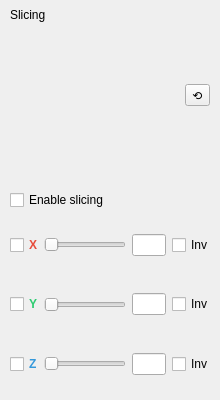
<?xml version="1.0" encoding="UTF-8"?>
<ui version="4.0">
 <class>SlicingPage</class>
 <widget class="QWidget" name="SlicingPage">
  <property name="geometry">
   <rect>
    <x>0</x>
    <y>0</y>
    <width>220</width>
    <height>400</height>
   </rect>
  </property>
  <layout class="QVBoxLayout" name="verticalLayout">
   <property name="spacing">
    <number>7</number>
   </property>
   <property name="leftMargin">
    <number>10</number>
   </property>
   <property name="topMargin">
    <number>8</number>
   </property>
   <property name="rightMargin">
    <number>10</number>
   </property>
   <property name="bottomMargin">
    <number>8</number>
   </property>
   <item>
    <widget class="QWidget" name="headerRow" native="true">
     <layout class="QHBoxLayout" name="headerRowLayout">
      <property name="spacing">
       <number>6</number>
      </property>
      <property name="leftMargin">
       <number>0</number>
      </property>
      <property name="topMargin">
       <number>0</number>
      </property>
      <property name="rightMargin">
       <number>0</number>
      </property>
      <property name="bottomMargin">
       <number>0</number>
      </property>
      <item>
       <widget class="QLabel" name="slicingHeader">
        <property name="text">
         <string>Slicing</string>
        </property>
        <property name="alignment">
         <set>Qt::AlignmentFlag::AlignLeading|Qt::AlignmentFlag::AlignLeft|Qt::AlignmentFlag::AlignTop</set>
        </property>
       </widget>
      </item>
      <item>
       <spacer name="headerSpacer">
        <property name="orientation">
         <enum>Qt::Orientation::Horizontal</enum>
        </property>
        <property name="sizeHint" stdset="0">
         <size>
          <width>0</width>
          <height>0</height>
         </size>
        </property>
       </spacer>
      </item>
      <item>
       <widget class="QToolButton" name="refreshBtn">
        <property name="text">
         <string>⟲</string>
        </property>
        <property name="toolTip">
         <string>Disable all slice planes</string>
        </property>
       </widget>
      </item>
     </layout>
    </widget>
   </item>
   <item>
    <widget class="QCheckBox" name="enableCb">
     <property name="text">
      <string>Enable slicing</string>
     </property>
    </widget>
   </item>
   <item>
    <widget class="QWidget" name="optionsGroup" native="true">
     <layout class="QVBoxLayout" name="optionsLayout">
      <property name="spacing">
       <number>4</number>
      </property>
      <property name="leftMargin">
       <number>0</number>
      </property>
      <property name="topMargin">
       <number>0</number>
      </property>
      <property name="rightMargin">
       <number>0</number>
      </property>
      <property name="bottomMargin">
       <number>0</number>
      </property>
      <item>
       <widget class="QWidget" name="xRow" native="true">
        <layout class="QHBoxLayout" name="xRowLayout">
         <property name="spacing">
          <number>6</number>
         </property>
         <property name="leftMargin">
          <number>0</number>
         </property>
         <property name="topMargin">
          <number>0</number>
         </property>
         <property name="rightMargin">
          <number>0</number>
         </property>
         <property name="bottomMargin">
          <number>0</number>
         </property>
         <item>
          <widget class="QCheckBox" name="axisX">
           <property name="minimumSize">
            <size>
             <width>28</width>
             <height>0</height>
            </size>
           </property>
           <property name="maximumSize">
            <size>
             <width>28</width>
             <height>16777215</height>
            </size>
           </property>
           <property name="styleSheet">
            <string notr="true">font-weight: bold; color: #e74c3c;</string>
           </property>
           <property name="text">
            <string>X</string>
           </property>
          </widget>
         </item>
         <item>
          <widget class="QSlider" name="sliceXSlider">
           <property name="minimum">
            <number>0</number>
           </property>
           <property name="maximum">
            <number>1000</number>
           </property>
           <property name="value">
            <number>0</number>
           </property>
           <property name="orientation">
            <enum>Qt::Orientation::Horizontal</enum>
           </property>
          </widget>
         </item>
         <item>
          <widget class="QLineEdit" name="xField">
           <property name="maximumSize">
            <size>
             <width>36</width>
             <height>16777215</height>
            </size>
           </property>
          </widget>
         </item>
         <item>
          <widget class="QCheckBox" name="invX">
           <property name="minimumSize">
            <size>
             <width>38</width>
             <height>0</height>
            </size>
           </property>
           <property name="maximumSize">
            <size>
             <width>38</width>
             <height>16777215</height>
            </size>
           </property>
           <property name="text">
            <string>Inv</string>
           </property>
          </widget>
         </item>
        </layout>
       </widget>
      </item>
      <item>
       <widget class="QWidget" name="yRow" native="true">
        <layout class="QHBoxLayout" name="yRowLayout">
         <property name="spacing">
          <number>6</number>
         </property>
         <property name="leftMargin">
          <number>0</number>
         </property>
         <property name="topMargin">
          <number>0</number>
         </property>
         <property name="rightMargin">
          <number>0</number>
         </property>
         <property name="bottomMargin">
          <number>0</number>
         </property>
         <item>
          <widget class="QCheckBox" name="axisY">
           <property name="minimumSize">
            <size>
             <width>28</width>
             <height>0</height>
            </size>
           </property>
           <property name="maximumSize">
            <size>
             <width>28</width>
             <height>16777215</height>
            </size>
           </property>
           <property name="styleSheet">
            <string notr="true">font-weight: bold; color: #2ecc71;</string>
           </property>
           <property name="text">
            <string>Y</string>
           </property>
          </widget>
         </item>
         <item>
          <widget class="QSlider" name="sliceYSlider">
           <property name="minimum">
            <number>0</number>
           </property>
           <property name="maximum">
            <number>1000</number>
           </property>
           <property name="value">
            <number>0</number>
           </property>
           <property name="orientation">
            <enum>Qt::Orientation::Horizontal</enum>
           </property>
          </widget>
         </item>
         <item>
          <widget class="QLineEdit" name="yField">
           <property name="maximumSize">
            <size>
             <width>36</width>
             <height>16777215</height>
            </size>
           </property>
          </widget>
         </item>
         <item>
          <widget class="QCheckBox" name="invY">
           <property name="minimumSize">
            <size>
             <width>38</width>
             <height>0</height>
            </size>
           </property>
           <property name="maximumSize">
            <size>
             <width>38</width>
             <height>16777215</height>
            </size>
           </property>
           <property name="text">
            <string>Inv</string>
           </property>
          </widget>
         </item>
        </layout>
       </widget>
      </item>
      <item>
       <widget class="QWidget" name="zRow" native="true">
        <layout class="QHBoxLayout" name="zRowLayout">
         <property name="spacing">
          <number>6</number>
         </property>
         <property name="leftMargin">
          <number>0</number>
         </property>
         <property name="topMargin">
          <number>0</number>
         </property>
         <property name="rightMargin">
          <number>0</number>
         </property>
         <property name="bottomMargin">
          <number>0</number>
         </property>
         <item>
          <widget class="QCheckBox" name="axisZ">
           <property name="minimumSize">
            <size>
             <width>28</width>
             <height>0</height>
            </size>
           </property>
           <property name="maximumSize">
            <size>
             <width>28</width>
             <height>16777215</height>
            </size>
           </property>
           <property name="styleSheet">
            <string notr="true">font-weight: bold; color: #3498db;</string>
           </property>
           <property name="text">
            <string>Z</string>
           </property>
          </widget>
         </item>
         <item>
          <widget class="QSlider" name="sliceZSlider">
           <property name="minimum">
            <number>0</number>
           </property>
           <property name="maximum">
            <number>1000</number>
           </property>
           <property name="value">
            <number>0</number>
           </property>
           <property name="orientation">
            <enum>Qt::Orientation::Horizontal</enum>
           </property>
          </widget>
         </item>
         <item>
          <widget class="QLineEdit" name="zField">
           <property name="maximumSize">
            <size>
             <width>36</width>
             <height>16777215</height>
            </size>
           </property>
          </widget>
         </item>
         <item>
          <widget class="QCheckBox" name="invZ">
           <property name="minimumSize">
            <size>
             <width>38</width>
             <height>0</height>
            </size>
           </property>
           <property name="maximumSize">
            <size>
             <width>38</width>
             <height>16777215</height>
            </size>
           </property>
           <property name="text">
            <string>Inv</string>
           </property>
          </widget>
         </item>
        </layout>
       </widget>
      </item>
     </layout>
    </widget>
   </item>
  </layout>
 </widget>
 <resources/>
 <connections/>
</ui>
